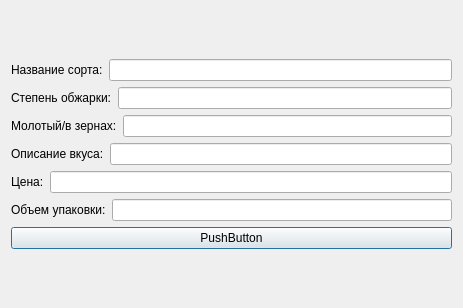
<?xml version="1.0" encoding="UTF-8"?>
<ui version="4.0">
 <class>Dialog</class>
 <widget class="QDialog" name="Dialog">
  <property name="geometry">
   <rect>
    <x>0</x>
    <y>0</y>
    <width>463</width>
    <height>308</height>
   </rect>
  </property>
  <property name="windowTitle">
   <string>Капучино</string>
  </property>
  <layout class="QVBoxLayout" name="verticalLayout_2">
   <item>
    <layout class="QVBoxLayout" name="verticalLayout">
     <item>
      <layout class="QHBoxLayout" name="horizontalLayout">
       <item>
        <widget class="QLabel" name="label">
         <property name="text">
          <string>Название сорта:</string>
         </property>
        </widget>
       </item>
       <item>
        <widget class="QLineEdit" name="nameEdit"/>
       </item>
      </layout>
     </item>
     <item>
      <layout class="QHBoxLayout" name="horizontalLayout_2">
       <item>
        <widget class="QLabel" name="label_2">
         <property name="text">
          <string>Степень обжарки:</string>
         </property>
        </widget>
       </item>
       <item>
        <widget class="QLineEdit" name="roastEdit"/>
       </item>
      </layout>
     </item>
     <item>
      <layout class="QHBoxLayout" name="horizontalLayout_3">
       <item>
        <widget class="QLabel" name="label_3">
         <property name="text">
          <string>Молотый/в зернах:</string>
         </property>
        </widget>
       </item>
       <item>
        <widget class="QLineEdit" name="groundEdit"/>
       </item>
      </layout>
     </item>
     <item>
      <layout class="QHBoxLayout" name="horizontalLayout_4">
       <item>
        <widget class="QLabel" name="label_4">
         <property name="text">
          <string>Описание вкуса:</string>
         </property>
        </widget>
       </item>
       <item>
        <widget class="QLineEdit" name="tasteEdit"/>
       </item>
      </layout>
     </item>
     <item>
      <layout class="QHBoxLayout" name="horizontalLayout_5">
       <item>
        <widget class="QLabel" name="label_5">
         <property name="text">
          <string>Цена:</string>
         </property>
        </widget>
       </item>
       <item>
        <widget class="QLineEdit" name="priceEdit"/>
       </item>
      </layout>
     </item>
     <item>
      <layout class="QHBoxLayout" name="horizontalLayout_6">
       <item>
        <widget class="QLabel" name="label_6">
         <property name="text">
          <string>Объем упаковки:</string>
         </property>
        </widget>
       </item>
       <item>
        <widget class="QLineEdit" name="volumeEdit"/>
       </item>
      </layout>
     </item>
     <item>
      <widget class="QPushButton" name="actionButton">
       <property name="text">
        <string>PushButton</string>
       </property>
      </widget>
     </item>
    </layout>
   </item>
  </layout>
 </widget>
 <resources/>
 <connections/>
</ui>
